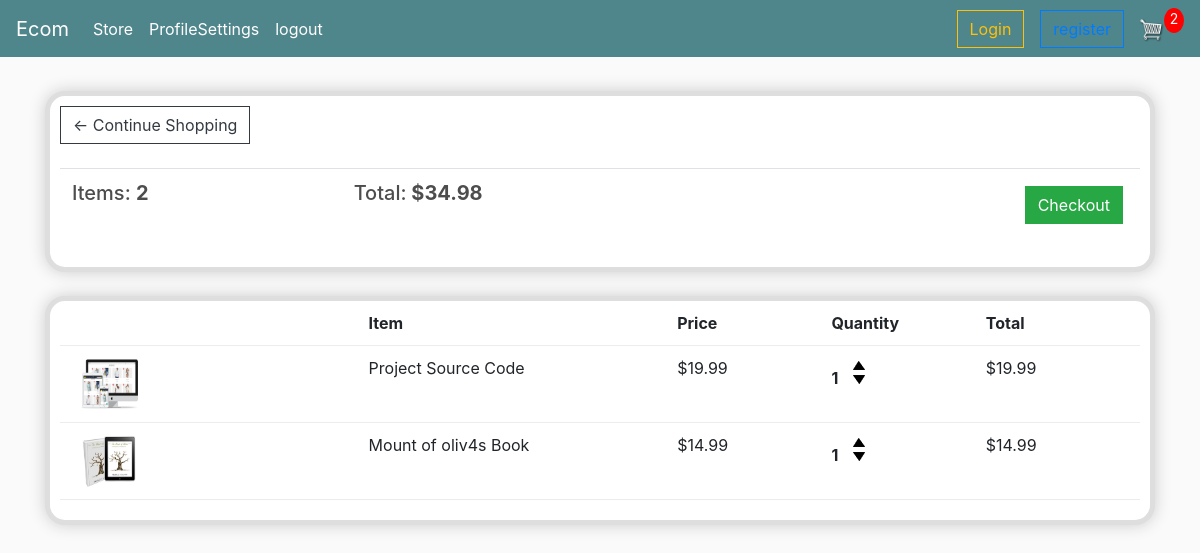
The app's page /cart/ (signed in) with its own data.
### commerceApp/models.py (models this page shows, shortened)
class Order(models.Model):
	customer=models.ForeignKey(Customer,on_delete=models.SET_NULL,blank=True,null=True)
	date_ordered=models.DateTimeField(auto_now_add=True)
	complete=models.BooleanField(default=False,null=True,blank=False)
	transacion_id=models.CharField(max_length=200,null=True)
	@property
	def get_cart_total(self):
		orderitems=self.orderitem_set.all()
		total=sum([item.get_total for item in orderitems])
		return total
	@property
	def get_cart_items(self):
		orderitems=self.orderitem_set.all()
		total=sum([item.quantity for item in orderitems])
		return total

class OrderItem(models.Model):
	product=models.ForeignKey(Product,on_delete=models.SET_NULL,blank=True,null=True)
	order=models.ForeignKey(Order,on_delete=models.SET_NULL,blank=True,null=True)
	quantity=models.IntegerField(default=0,null=True,blank=True)
	date_added=models.DateTimeField(auto_now_add=True)
	@property
	def get_total(self):
		total=self.product.price*self.quantity
		return total

class Product(models.Model):
	name=models.CharField(max_length=200,null=True)
	price=models.FloatField()
	digital=models.BooleanField(default=False,null=True,blank=True)
	image=models.ImageField(null=True,blank=True)
	@property
	def imageURL(self):
		try:
			url=self.image.url
		except:
			url=""
		return url

### commerceApp/views.py (the view)
# urls.py: path('cart/',cart,name='cart'),
def cart(request):
	data = cartData(request)
	cartItems = data['cartItems']
	order = data['order']
	items = data['items']
	context = {'items':items, 'order':order, 'cartItems':cartItems}
	return render(request, 'cart.html', context)

### commerceApp/utils.py (called while the page is built)
def cartData(request):
	if request.user.is_authenticated:
		customer = request.user.customer
		order, created = Order.objects.get_or_create(customer=customer, complete=False)
		items = order.orderitem_set.all()
		cartItems = order.get_cart_items
	else:
		cookieData = cookieCart(request)
		cartItems = cookieData['cartItems']
		order = cookieData['order']
		items = cookieData['items']
	return {'cartItems':cartItems ,'order':order, 'items':items}

### templates/cart.html
{% extends 'main.html' %}
{% load static %}
{% block content %}
	<div class="row">
		<div class="col-lg-12">
			<div class="box-element">
				<a  class="btn btn-outline-dark" href="{% url 'store' %}">&#x2190; Continue Shopping</a>
				<br>
				<br>
				<table class="table">
					<tr>
						<th><h5>Items: <strong>{{order.get_cart_items}}</strong></h5></th>
						<th><h5>Total:<strong> ${{order.get_cart_total|floatformat:2}}</strong></h5></th>
						<th>
							<a  style="float:right; margin:5px;" class="btn btn-success" href="{% url 'checkout' %}">Checkout</a>
						</th>
					</tr>
				</table>
			</div>
			<br>
			<div class="box-element">
				<div class="cart-row">
					<div style="flex:2"></div>
					<div style="flex:2"><strong>Item</strong></div>
					<div style="flex:1"><strong>Price</strong></div>
					<div style="flex:1"><strong>Quantity</strong></div>
					<div style="flex:1"><strong>Total</strong></div>
				</div>
				{% for item in items %}
				<div class="cart-row">
					<div style="flex:2"><img class="row-image" src="{{item.product.imageURL}}"></div>
					<div style="flex:2"><p>{{item.product.name}}</p></div>
					<div style="flex:1"><p>${{item.product.price|floatformat:2}}</p></div>
					<div style="flex:1">
						<p class="quantity">{{item.quantity}}</p>
						<div class="quantity">
							<img data-product="{{item.product.id}}" data-action="add" class="chg-quantity update-cart" src="{% static  'images/arrow-up.png' %}">
							<img data-product="{{item.product.id}}" data-action="remove" class="chg-quantity update-cart" src="{% static  'images/arrow-down.png' %}">
						</div>
					</div>
					<div style="flex:1"><p>${{item.get_total|floatformat:2}}</p></div>
				</div>
				{% endfor %}
			</div>
		</div>
	</div>
{% endblock content %}

### static/css/main.css (style rules this page uses)
body { background-color: hsl(0, 0%, 98%); }
h1,h2,h3,h4,h5,h6 { color:hsl(0, 0%, 30%); }
.box-element { box-shadow:hsl(0, 0%, 80%) 0 0 16px; background-color: #fff; border-radius: 20px 20px 20px 20px; border:5px solid ; border-color: rgb(222, 222, 222); padding: 10px; }
.col-lg-4, .col-lg-6, .col-lg-8, .col-lg-12 { margin-top: 10px; }
.btn { border-radius: 0; }
.row-image { width: 100px; }
.cart-row { display: flex; align-items: flex-stretch; padding-bottom: 10px; margin-bottom: 10px; border-bottom: 1px solid #ececec; }
.quantity { display: inline-block; font-weight: 700; padding-right:10px; }
.chg-quantity { width: 12px; cursor: pointer; display: block; margin-top: 5px; transition:.1s; }

### records on screen
Order: get_cart_items "2", get_cart_total "34.98"
OrderItem: product.imageURL (picture), product.name "Project Source Code", product.price "19.99", quantity "1", get_total "19.99"
OrderItem: product.imageURL (picture), product.name "Mount of oliv4s Book", product.price "14.99", quantity "1", get_total "14.99"

### other values on screen
{{ cartItems }} "2"
